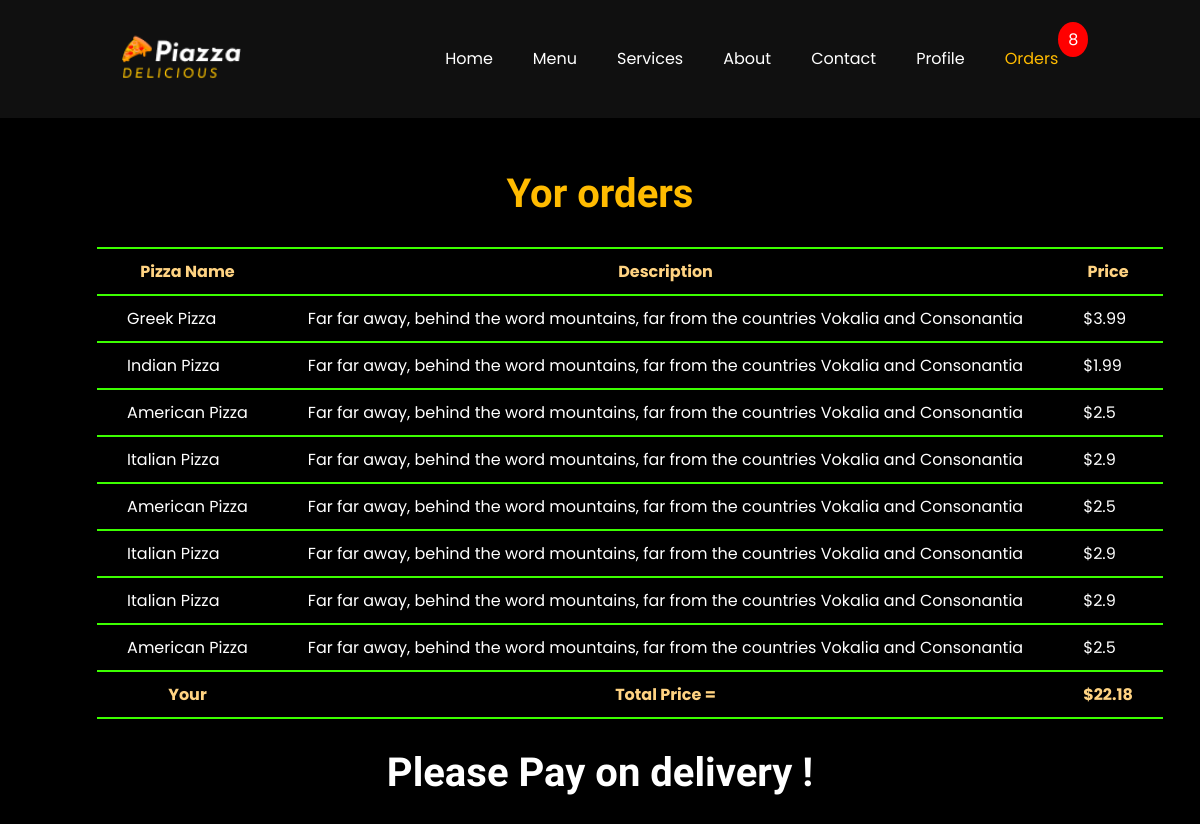
The page /orders/ (signed in) on the database as committed earlier.
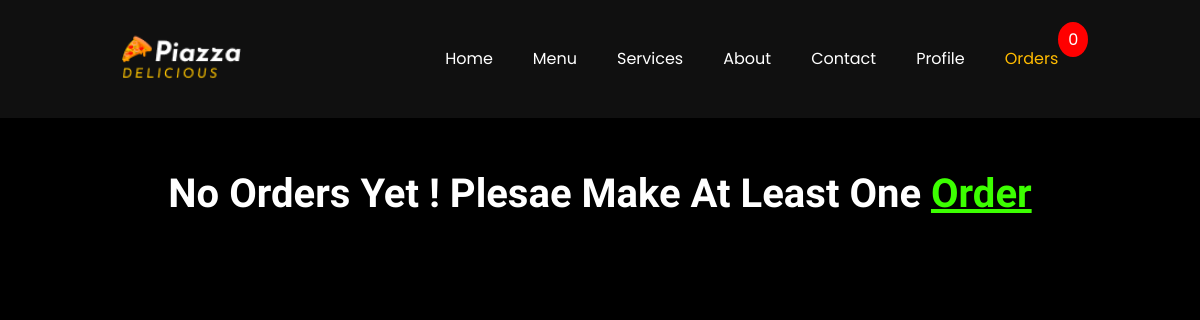
The same page on the database as committed later.
### Home/models.py (models this page shows, shortened)
class Orders(models.Model):
    Pizza_name = models.CharField(max_length=200, default="")
    Pizza_desc = models.CharField(max_length=400, default="")
    Pizza_price = models.FloatField(default=0)
    User = models.ForeignKey(User, on_delete=models.CASCADE)

### Home/views.py (the view)
# urls.py: path('orders/', views.orders, name="orders"),
def orders(request):
    current_username = request.user.username
    user = User.objects.filter(username=current_username).first()
    order = Orders.objects.filter(User=user)
    price_list = []
    for pizza in order:
        price = pizza.Pizza_price
        price_list.append(price)
    total_price = round(sum(price_list), 3)
    total_pizzas = len(order)
    context = {
        'order':order,
        'total_price':total_price,
        'total_pizzas':total_pizzas,
    }
    return render(request, "Home/orders.html", context)

### templates/Home/orders.html (shortened to what this page needs)
{% extends 'base.html' %}
{% block active3 %}active{% endblock active3 %}
{% block body %}
<section id="orders">
{% if order %}
    <h1>Yor orders</h1>
    <div class="table__orders__container">
        <div class="table__orders">
            <table>
                <tr>
                    <th>Pizza Name</th>
                    <th>Description</th>
                    <th>Price</th>
                </tr>
            {% for pizza in order %}
                <tr>
                    <td>{{pizza.Pizza_name}}</th>
                    <td>{{pizza.Pizza_desc}}</td>
                    <td>${{pizza.Pizza_price}}</td>
                </tr>
            {% endfor %}
            <tr>
                <th>Your</th>
                <th>Total Price =</th>
                <th>${{total_price}}</th>
            </tr>
            </table>
        </div>
    </div>
    <h4>Please Pay on delivery !</h4>
{% else %}
<h4>No Orders Yet ! Plesae Make At Least One <a href="/menu/">Order</a></h4>
{% endif %}
</section>
{% endblock body %}

### templates/base.html (shortened to what this page needs)
{% load static %}
<!DOCTYPE html>
<html lang="en">
<head>
    <link rel="stylesheet" href="https://use.fontawesome.com/releases/v5.15.4/css/all.css">
</head>
<body>
        <header class="header">
            <div id="logo">
                <a href="/">
                    <img src="{% static 'images/logo.png' %}" alt="">
                </a>
            </div>
            <nav id="navbar">
                <ul>
                    <li><a href="/" class="nav__link {% block active1 %}{% endblock active1 %}">home</a></li>
                    <li><a href="/menu/" class="nav__link {% block active2 %}{% endblock active2 %}">menu</a></li>
                    <li><a href="/">services</a></li>
                    <li><a href="/">about</a></li>
                    <li><a href="/">contact</a></li>
                    {% if user.is_authenticated %}
                        <li><a href="/">Profile</a></li>
                    {% else %}
                        <li><a href="/accounts/login/">Login</a></li>
                    {% endif %}
                    <li><a href="/orders/" class="order__link nav__link {% block active3 %}{% endblock active3 %}">Orders
                        {% if total_pizzas %}
                            <span class="order__num">
                                {{total_pizzas}}
                            </span>
                        {% else %}
                        <span class="order__num">
                               0
                            </span>
                        {% endif %}
                        </a>
                    </li>
                </ul>
            </nav>
        </header>
        {% block body %}{% endblock body %}
</body>
</html>

### templates/base.html (style rules this page uses)
* { margin: 0; padding: 0; box-sizing: border-box; font-family: 'Poppins'; }
html { scroll-behavior: smooth; }
body { background: linear-gradient(rgba(0,0,0,0.6), rgba(0,0,0,0.6)), url('./static/images/bg.webp'); background-repeat: none; background-position: center; background-size: cover; background-attachment: fixed; min-height: 100vh; }
a { text-decoration: none; }
ul { list-style: none; }
.header { width: 100%; background: rgb(16, 16, 16); display: flex; justify-content: space-around; align-items: center; padding: 30px; position: fixed; top: 0; left: 0; z-index: 9999; }
.header #logo a img { width: 120px; }
.header #navbar ul { display: flex; }
.header #navbar ul li { margin: 0 10px; }
.header #navbar ul li a { color: #fff; text-transform: capitalize; padding: 10px; transition: all .4s ease; }
.header #navbar ul li a.active { color: rgb(255, 187, 0); }
#orders { width: 100%; min-height: 100vh; background: #000; display: flex; flex-direction: column; align-items: center; color: #fff; padding: 170px 30px; }
.order__link { position: relative; }
.order__link .order__num { color: rgb(255, 255, 255); position: absolute; right: -20px; top: -15px; background: red; border-radius: 50%; padding: 5px 10px; }
#orders h4 { text-align: center; color: #fff; font-family: "Nothing You Could Do",cursive; font-size: 40px; }
#orders h4 > a { text-align: center; color: rgb(60, 255, 0); font-family: "Nothing You Could Do",cursive; font-size: 40px; text-decoration: underline; }

Rows that differ between the two databases and show on the page:
removed Orders: Pizza_name "Greek Pizza", Pizza_desc "Far far away, behind the word mountains, far from the countries Vokalia and Consonantia", Pizza_price "3.99"
removed Orders: Pizza_name "Indian Pizza", Pizza_desc "Far far away, behind the word mountains, far from the countries Vokalia and Consonantia", Pizza_price "1.99"
removed Orders: Pizza_name "American Pizza", Pizza_desc "Far far away, behind the word mountains, far from the countries Vokalia and Consonantia", Pizza_price "2.5"
removed Orders: Pizza_name "Italian Pizza", Pizza_desc "Far far away, behind the word mountains, far from the countries Vokalia and Consonantia", Pizza_price "2.9"
removed Orders: Pizza_name "American Pizza", Pizza_desc "Far far away, behind the word mountains, far from the countries Vokalia and Consonantia", Pizza_price "2.5"
removed Orders: Pizza_name "Italian Pizza", Pizza_desc "Far far away, behind the word mountains, far from the countries Vokalia and Consonantia", Pizza_price "2.9"
removed Orders: Pizza_name "Italian Pizza", Pizza_desc "Far far away, behind the word mountains, far from the countries Vokalia and Consonantia", Pizza_price "2.9"
removed Orders: Pizza_name "American Pizza", Pizza_desc "Far far away, behind the word mountains, far from the countries Vokalia and Consonantia", Pizza_price "2.5"
Other text that changed with them:
{{ total_pizzas }}: "8" → (not shown)
{{ total_price }}: "22.18" → (not shown)
text no longer shown: "Yor orders Pizza Name Description Price Your Total Price = $ Please Pay on delivery !"
text now shown: "0 No Orders Yet ! Plesae Make At Least One Order"
